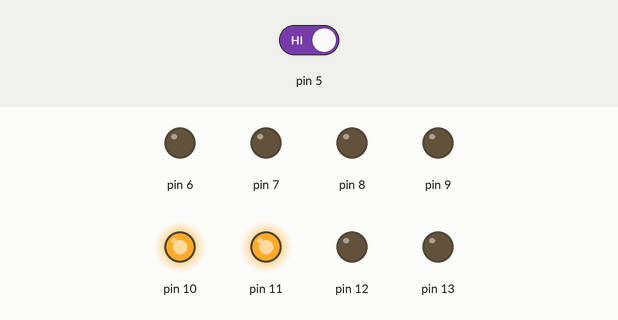
Bench run of a sketch on a simulated Arduino Uno, built with avr-gcc and run on an emulated ATmega328P. Shown: output pins drawn as LEDs (lit = HIGH). Dashed ring = blinking. Inputs (shaded band) come from the test bench; at power-on: pin 5 HIGH.

Above: at 1.8 s.
1.9 s: pin 5 driven LOW
At 2.9 s:
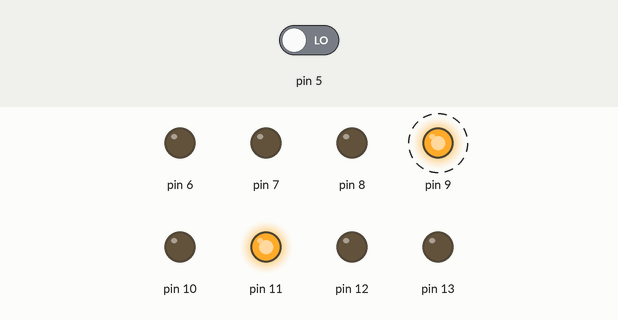
5.8 s: pin 5 driven HIGH
At 7.7 s:
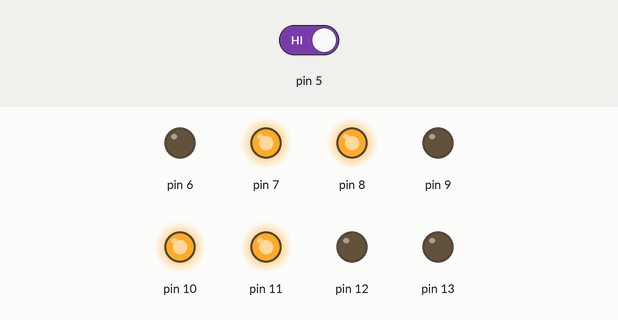
8.0 s: pin 5 driven LOW
At 11.4 s:
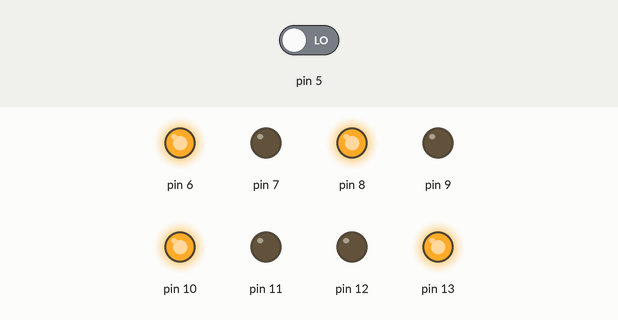
11.9 s: pin 5 driven HIGH
At 14.7 s:
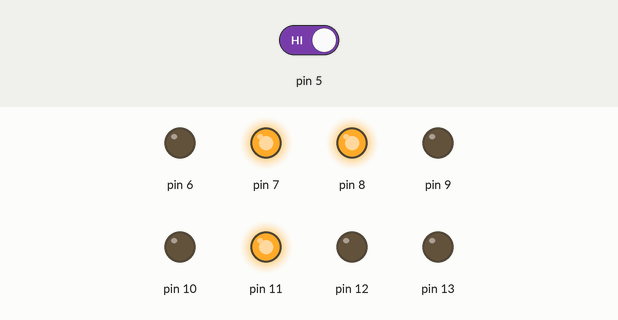
15.5 s: pin 5 driven LOW
At 18.4 s:
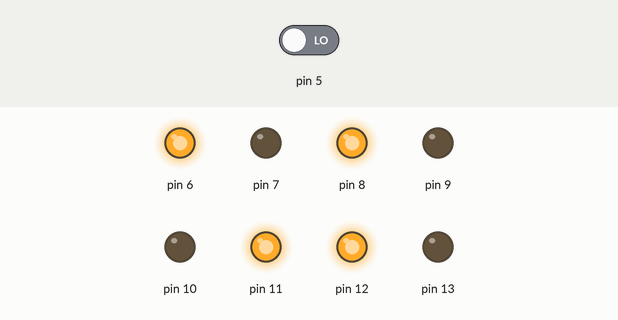
Timing chart, 0 to 24.3 s (numbered marks = the images above; inputs shaded):
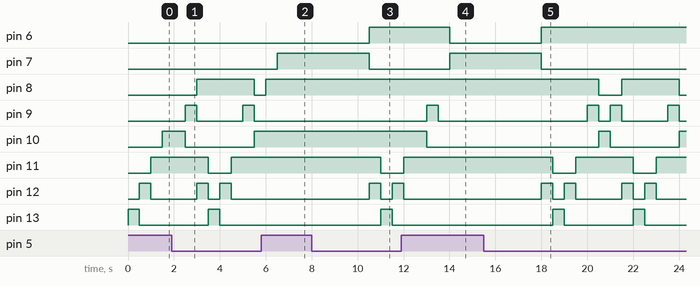

The sketch:

traffic-light-0.1.0.ino
```cpp
// the setup function runs once when you press reset or power the board
void setup() {
  // initialize digital pin LED_BUILTIN as an output.
  pinMode(13, OUTPUT);
  pinMode(12, OUTPUT);
  pinMode(11, OUTPUT);
  pinMode(10, OUTPUT);
  pinMode(9,  OUTPUT);
  pinMode(8,  OUTPUT);
  pinMode(7,  OUTPUT);
  pinMode(6,  OUTPUT);
  pinMode(5,  INPUT);
}

void trafficLights(int green, int amber, int red, int state) {
  switch (state) {
    case 0:
      // State 0
      digitalWrite(green, HIGH);
      digitalWrite(amber, LOW);
      digitalWrite(red,   LOW);
      break;
    case 1:
      digitalWrite(green,LOW);
      digitalWrite(amber, HIGH);
      // red unchanged
      break;
    case 2:
      // green unchanged
      digitalWrite(amber, LOW);
      digitalWrite(red, HIGH);
      break;
    case 6:
      // green unchanged
      digitalWrite(amber, HIGH);
      // red unchanged
      break;
    case 10:
      // State 0'
      digitalWrite(green, HIGH);
      digitalWrite(amber, LOW);
      //digitalWrite(red,   LOW);
      break;
    case 11:
      // State 1'
      digitalWrite(green,LOW);
      digitalWrite(amber, HIGH);
      // red unchanged
      break;
    case 12:
      //State 2'
      // green unchanged
      digitalWrite(amber, LOW);
      digitalWrite(red, HIGH);
      break;
    case 16:
      // green unchanged
      digitalWrite(amber, HIGH);
      // red unchanged
    default:
      break;
  }
}

// the loop function runs over and over again forever
void loop() {
  for (int i = 0; i < 7; i++) {
    if (!digitalRead(5)) {
    trafficLights(13,12,11,i);
    trafficLights(10,9,8,(i+3)%7);
    delay(500);
    } else {
      trafficLights(13,12,11,i+10);
      trafficLights(10,9,8,(i+3)%6+10);
      delay(500);
      if (i == 5) {
        digitalWrite(6,LOW);
        digitalWrite(7,HIGH);
        delay (4000);
        digitalWrite(7,LOW);
        digitalWrite(6,HIGH);
      }
    }
  }
}
```

Measured:
- after the input at 1.9 s, pin 7: stays LOW (without the input it goes to HIGH after 1.1 s); pin 8: LOW → HIGH after 1.1 s instead of 0.60 s; pin 10: HIGH → LOW after 0.60 s instead of 0.10 s; pin 11: HIGH → LOW after 1.6 s, → HIGH 1.0 s later; pin 12: alternates HIGH for 0.50 s and LOW for 0.50 s, 4 changes in all, then stays LOW, starting after 1.1 s
- after the input at 5.8 s, pin 7: LOW → HIGH after 0.70 s; pin 8: LOW → HIGH after 0.20 s instead of 0.70 s; pin 9: stays LOW (without the input it goes to HIGH after 0.20 s); pin 10: stays HIGH (without the input it goes to LOW after 0.20 s); pin 11: stays HIGH (without the input it goes to LOW after 1.2 s)
- after the input at 8.0 s, pin 11: HIGH → LOW after 3.0 s
- after the input at 11.9 s, pin 6: HIGH → LOW after 2.1 s; pin 7: LOW → HIGH after 2.1 s; pin 8: stays HIGH (without the input it goes to LOW after 1.1 s); pin 10: HIGH → LOW after 1.1 s instead of 1.6 s; pin 11: goes on until 12.0 s, then stays HIGH
- after the input at 15.5 s, pin 6: goes on until 18.0 s, then stays HIGH; pin 7: goes on until 18.0 s, then stays LOW; pin 8: HIGH → LOW after 5.0 s, → HIGH 1.0 s later, → LOW 2.5 s later; pin 11: alternates HIGH for 2.5 s and LOW for 1.0 s, starting after 3.0 s
- by itself, pin 9: alternates HIGH for 0.50 s and LOW for 2.0 s
